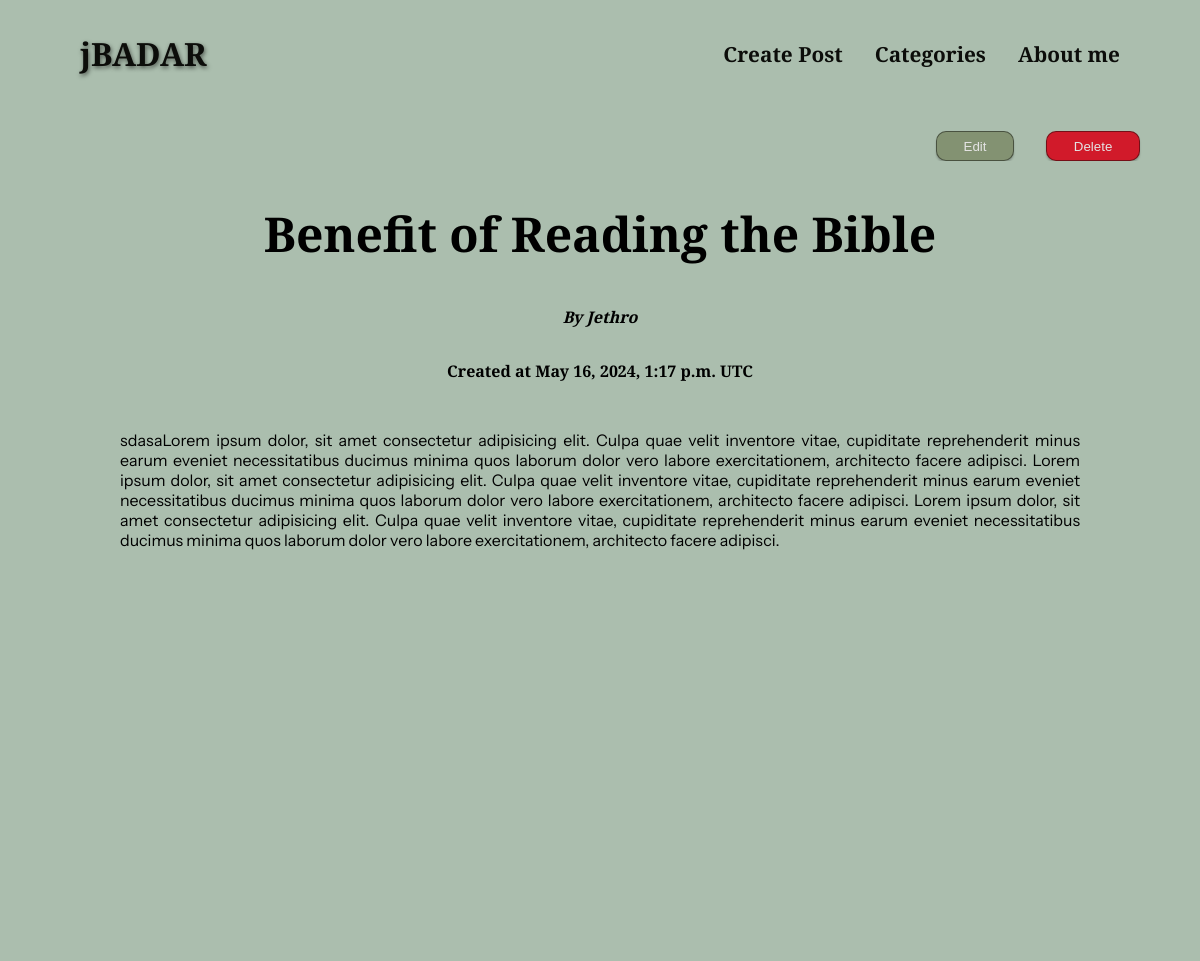
Screenshot of /home/view/1 with the database file from the repository.
### home/models.py (models this page shows)
class blog_data(models.Model):
    title = models.CharField(max_length=100, blank=True)
    author = models.CharField(max_length=50, blank=True)
    created = models.DateTimeField(auto_now_add=True)
    content = models.TextField(blank=True)
    image = models.ImageField(blank=True)

### home/views.py (the view)
# urls.py: path("home/view/<int:pk>", views.Detaildisplay, name="post-page"),
def Detaildisplay(request, pk):
    try:
        list_posts = blog_data.objects.get(pk=pk)
    except ViewDoesNotExist:
        return HttpResponse(404, "Page not Found")
    return render(request, "home/post-page.html", {
        "post": list_posts
    })

### home/templates/home/post-page.html (shortened to what this page needs)
{% extends "base.html" %}
{% load static %}
{% block style %}
<link rel="stylesheet" href="{% static "home/post-page.css" %}">
{% endblock style %}
{% block content %}
  <div class="buttons">
    <button id="editbutton" onclick="window.location.href='{% url 'blog-update' pk=post.pk %}'" type="button">Edit</button>
    <button  id="deletebutton" onclick="window.location.href='{% url 'blog-delete' pk=post.pk %}'" type="button">Delete</button>
  </div>
  <section id="summary">
      <h1 class="title">{{post.title}}</h1>
      <article class="page-information">
        <address>By {{post.author}}</address>
        <div>
          Created at <time>{{post.created}} UTC</time>
        </div>
        <main>
          <p>
            {{post.content}}
        </main>
      </article>
    </section>
{% endblock content %}

### home/static/home/header.css (style rules this page uses)
body { padding:0px; margin: 0px; }

### home/static/home/post-page.css (style rules this page uses)
body { padding:0px; margin: 0px; font-family: 'Cormorant SC'; font-weight: 700; background-color: #ABBEAE; display:flex; flex-direction: column; }
#summary { display: flex; flex-direction: column; align-items: center; flex-wrap: wrap; background-color: #ABBEAE; min-height: 100vh; }
.title { text-align: center; font-size: 3rem; max-width: 70%; }
.page-information { gap: 2rem; display: flex; flex-direction: column; align-items: center; text-align: justify; max-width: 80%; }
p { font-size: 1rem; font-family: 'Instrument Sans'; font-weight: 400; }
.buttons { margin-top: 1.5rem; max-width:95%; display: flex; justify-content: end; gap: 2rem; }
.buttons button { padding: .5em 2em; border-radius: 10px; border:1px solid rgba(0, 0, 0, 0.445); box-shadow: 0 2px 2px rgba(0, 0, 0, 0.2); }
#deletebutton { color: rgb(228, 227, 227); background-color: #d11a2a; transition: transform 0.3s ease; }
#editbutton { color: rgb(228, 227, 227); background-color: #839272; transition: transform 0.3s ease; }

### rows the page displays
blog_data: title "Benefit of Reading the Bible", author "Jethro", created "May 16, 2024, 1:17 p.m.", content "sdasaLorem ipsum dolor, sit amet consectetur adipisicing elit. Culpa quae velit inventore vitae, cupiditate reprehenderit minus earum eveniet necessitatibus ducimus minima quos laborum dolor vero labore exercitationem, architecto facere adipisci. Lorem ipsum dolor, sit amet consectetur adipisicing elit. Culpa quae velit inventore vitae, cupiditate reprehenderit minus earum eveniet necessitatibus ducimus minima quos laborum dolor vero labore exercitationem, architecto facere adipisci. Lorem ipsum dolor, sit amet consectetur adipisicing elit. Culpa quae velit inventore vitae, cupiditate reprehenderit minus earum eveniet necessitatibus ducimus minima quos laborum dolor vero labore…"
